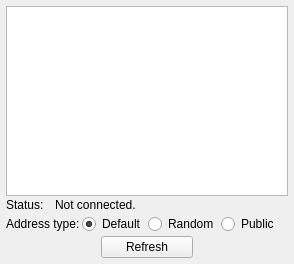
<?xml version="1.0" encoding="UTF-8"?>
<ui version="4.0">
 <class>nus_bluetooth_setup</class>
 <widget class="QWidget" name="nus_bluetooth_setup">
  <property name="geometry">
   <rect>
    <x>0</x>
    <y>0</y>
    <width>294</width>
    <height>264</height>
   </rect>
  </property>
  <property name="windowTitle">
   <string>Bluetooth NUS setup</string>
  </property>
  <layout class="QGridLayout" name="gridLayout">
   <property name="leftMargin">
    <number>6</number>
   </property>
   <property name="topMargin">
    <number>6</number>
   </property>
   <property name="rightMargin">
    <number>6</number>
   </property>
   <property name="bottomMargin">
    <number>6</number>
   </property>
   <property name="spacing">
    <number>2</number>
   </property>
   <item row="3" column="0" colspan="3">
    <layout class="QHBoxLayout" name="horizontalLayout">
     <item>
      <widget class="QLabel" name="label_2">
       <property name="text">
        <string>Address type:</string>
       </property>
      </widget>
     </item>
     <item>
      <widget class="QRadioButton" name="radio_address_type_default">
       <property name="text">
        <string>Default</string>
       </property>
       <property name="checked">
        <bool>true</bool>
       </property>
      </widget>
     </item>
     <item>
      <widget class="QRadioButton" name="radio_address_type_random">
       <property name="text">
        <string>Random</string>
       </property>
      </widget>
     </item>
     <item>
      <widget class="QRadioButton" name="radio_address_type_public">
       <property name="text">
        <string>Public</string>
       </property>
      </widget>
     </item>
     <item>
      <spacer name="horizontalSpacer">
       <property name="orientation">
        <enum>Qt::Orientation::Horizontal</enum>
       </property>
       <property name="sizeHint" stdset="0">
        <size>
         <width>40</width>
         <height>20</height>
        </size>
       </property>
      </spacer>
     </item>
    </layout>
   </item>
   <item row="0" column="0" colspan="3">
    <widget class="QListWidget" name="list_devices"/>
   </item>
   <item row="4" column="1">
    <widget class="QPushButton" name="btn_refresh">
     <property name="enabled">
      <bool>true</bool>
     </property>
     <property name="text">
      <string>Refresh</string>
     </property>
    </widget>
   </item>
   <item row="2" column="0" colspan="3">
    <layout class="QHBoxLayout" name="horizontalLayout_2">
     <property name="spacing">
      <number>2</number>
     </property>
     <property name="topMargin">
      <number>0</number>
     </property>
     <item>
      <widget class="QLabel" name="label_3">
       <property name="sizePolicy">
        <sizepolicy hsizetype="Maximum" vsizetype="Preferred">
         <horstretch>0</horstretch>
         <verstretch>0</verstretch>
        </sizepolicy>
       </property>
       <property name="text">
        <string>Status:</string>
       </property>
      </widget>
     </item>
     <item>
      <widget class="QLabel" name="label_status_image">
       <property name="sizePolicy">
        <sizepolicy hsizetype="Maximum" vsizetype="Preferred">
         <horstretch>0</horstretch>
         <verstretch>0</verstretch>
        </sizepolicy>
       </property>
       <property name="text">
        <string/>
       </property>
      </widget>
     </item>
     <item>
      <widget class="QLabel" name="label_status">
       <property name="text">
        <string>Not connected.</string>
       </property>
      </widget>
     </item>
    </layout>
   </item>
  </layout>
 </widget>
 <resources/>
 <connections/>
</ui>
